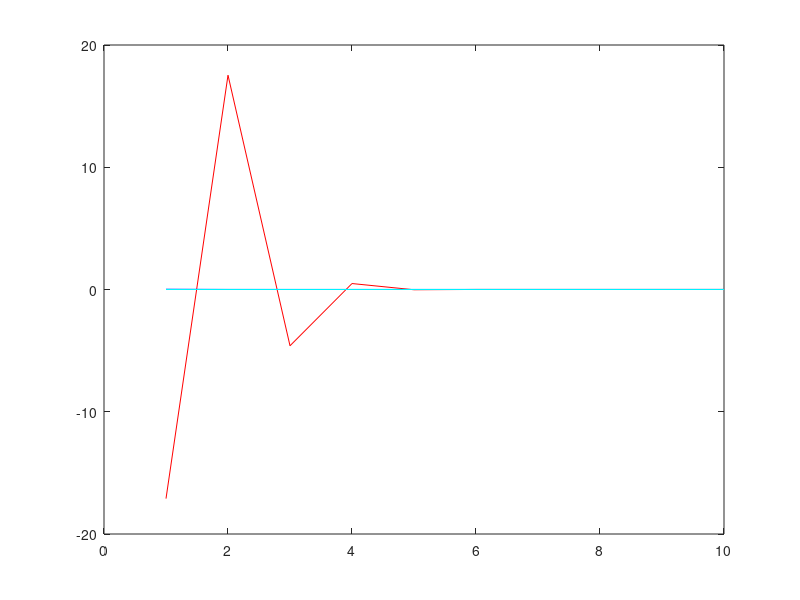

Write the MATLAB code that produced this figure.
format long

function ret = a(x,n)
  vals = [];
  for k = 0:n
    vals(k+1) = x^k/factorial(k);
  end
  ret = sum(vals);
end

function ret = b(x,n)
  ret = 1/a(-x,n);
end

function ret = c(x,n)
  ret = b(x/11,n)^11;
end


x = -5.5;
a_res=[]
b_res=[]
c_res=[]

display("Methode a:")
for n = 3:3:30
  a_res(n/3) = a(x,n);
end

display("Methode b:")
for n = 3:3:30
  b_res(n/3) = b(x,n);
end

display("Methode c:")
for n = 3:3:30
  c_res(n/3) = c(x,n); 
end

display("Vergleich: ")
0.0040867714

plot(a_res,'r-', b_res, 'b-', c_res, 'c-');